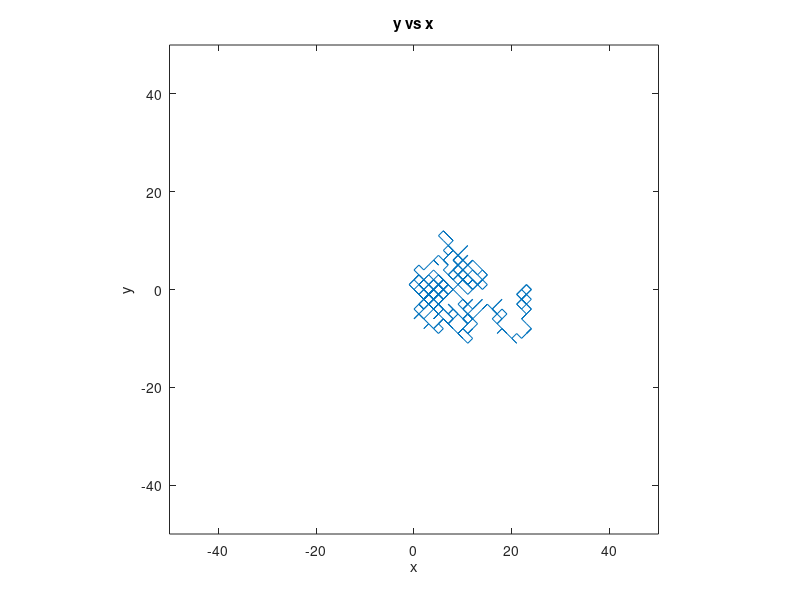
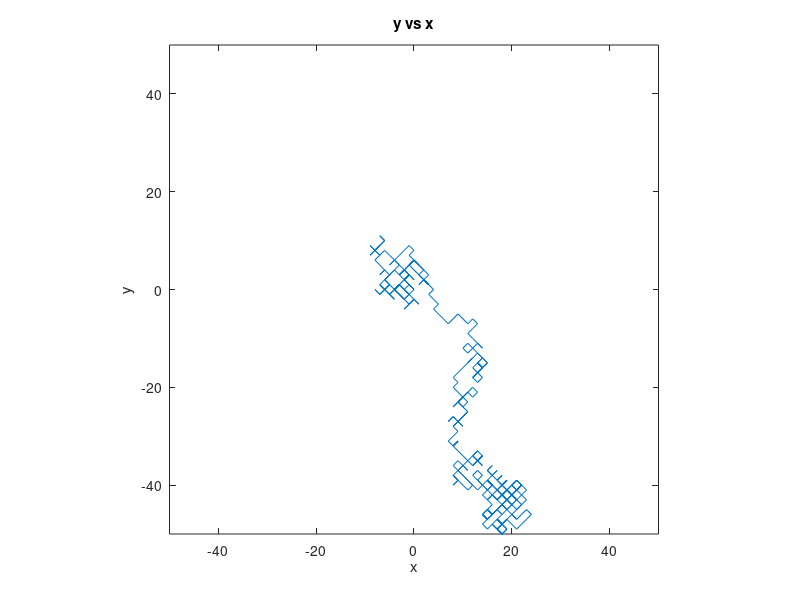
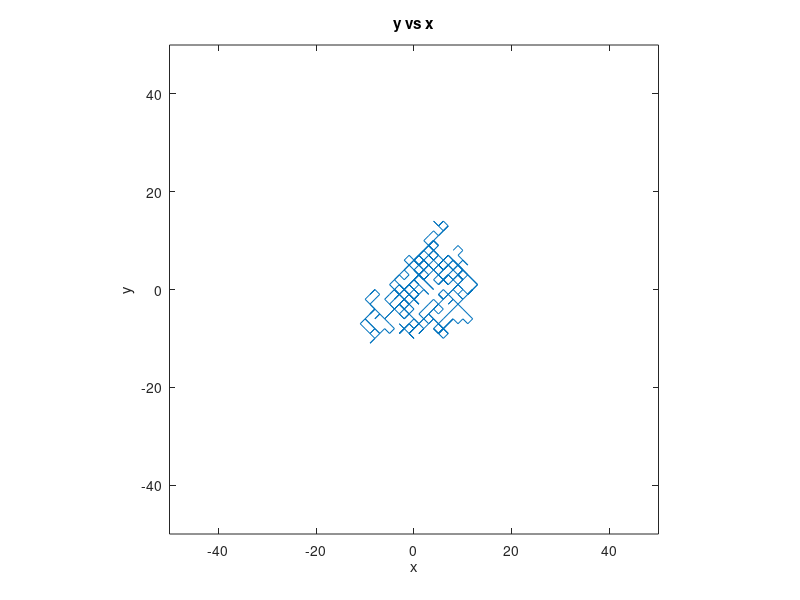

Reproduce these figures in MATLAB, in order.
walklength=500;
rlistx=rand(2,walklength);
stepx=rlistx>0.5;
stepx=(stepx*2)-1;
walk=cumsum(stepx,2);

rlisty=rand(2,walklength);
stepy=rlisty>0.5;
stepy=(stepy*2)-1;
walk2=cumsum(stepy,2);

rlistz=rand(2,walklength);
stepz=rlistz>0.5;
stepz=(stepz*2)-1;
walk3=cumsum(stepz,2);

figure
plot(walk(1,:),walk(2,:))
axis equal,xlim([-50,50]),ylim([-50,50]);
xlabel('x'),ylabel('y');
title('y vs x');

figure
plot(walk2(1,:),walk2(2,:))
axis equal,xlim([-50,50]),ylim([-50,50]);
xlabel('x'),ylabel('y');
title('y vs x');

figure
plot(walk3(1,:),walk3(2,:))
axis equal,xlim([-50,50]),ylim([-50,50]);
xlabel('x'),ylabel('y');
title('y vs x');